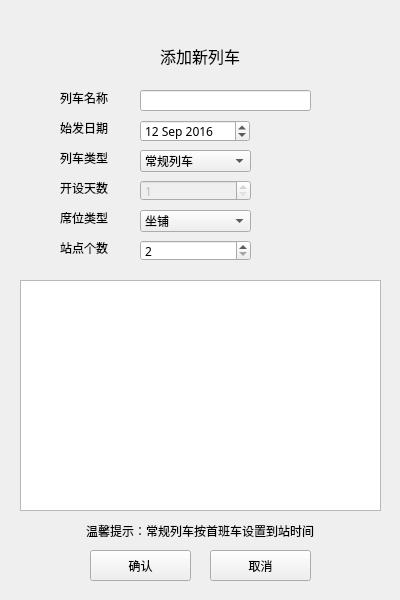
<?xml version="1.0" encoding="UTF-8"?>
<ui version="4.0">
 <class>addTrain</class>
 <widget class="QWidget" name="addTrain">
  <property name="geometry">
   <rect>
    <x>0</x>
    <y>0</y>
    <width>400</width>
    <height>600</height>
   </rect>
  </property>
  <property name="font">
   <font>
    <family>微软雅黑</family>
   </font>
  </property>
  <property name="windowTitle">
   <string>12306++铁路票务系统</string>
  </property>
  <widget class="QLabel" name="label">
   <property name="geometry">
    <rect>
     <x>60</x>
     <y>90</y>
     <width>72</width>
     <height>15</height>
    </rect>
   </property>
   <property name="text">
    <string>列车名称</string>
   </property>
  </widget>
  <widget class="QLineEdit" name="lTrainName">
   <property name="geometry">
    <rect>
     <x>140</x>
     <y>90</y>
     <width>171</width>
     <height>21</height>
    </rect>
   </property>
  </widget>
  <widget class="QLabel" name="label_2">
   <property name="geometry">
    <rect>
     <x>100</x>
     <y>40</y>
     <width>200</width>
     <height>31</height>
    </rect>
   </property>
   <property name="font">
    <font>
     <pointsize>12</pointsize>
    </font>
   </property>
   <property name="text">
    <string>添加新列车</string>
   </property>
   <property name="alignment">
    <set>Qt::AlignCenter</set>
   </property>
  </widget>
  <widget class="QDateEdit" name="dStartDate">
   <property name="geometry">
    <rect>
     <x>140</x>
     <y>120</y>
     <width>110</width>
     <height>22</height>
    </rect>
   </property>
   <property name="dateTime">
    <datetime>
     <hour>0</hour>
     <minute>0</minute>
     <second>0</second>
     <year>2016</year>
     <month>9</month>
     <day>12</day>
    </datetime>
   </property>
  </widget>
  <widget class="QLabel" name="label_3">
   <property name="geometry">
    <rect>
     <x>60</x>
     <y>120</y>
     <width>72</width>
     <height>15</height>
    </rect>
   </property>
   <property name="text">
    <string>始发日期</string>
   </property>
  </widget>
  <widget class="QLabel" name="label_4">
   <property name="geometry">
    <rect>
     <x>60</x>
     <y>240</y>
     <width>72</width>
     <height>15</height>
    </rect>
   </property>
   <property name="text">
    <string>站点个数</string>
   </property>
  </widget>
  <widget class="QSpinBox" name="sStationCnt">
   <property name="geometry">
    <rect>
     <x>140</x>
     <y>240</y>
     <width>111</width>
     <height>21</height>
    </rect>
   </property>
   <property name="minimum">
    <number>2</number>
   </property>
   <property name="maximum">
    <number>20</number>
   </property>
  </widget>
  <widget class="QTableWidget" name="stationTable">
   <property name="geometry">
    <rect>
     <x>20</x>
     <y>280</y>
     <width>361</width>
     <height>231</height>
    </rect>
   </property>
   <property name="editTriggers">
    <set>QAbstractItemView::AllEditTriggers</set>
   </property>
   <attribute name="horizontalHeaderStretchLastSection">
    <bool>true</bool>
   </attribute>
  </widget>
  <widget class="QPushButton" name="bSubmit">
   <property name="geometry">
    <rect>
     <x>90</x>
     <y>550</y>
     <width>101</width>
     <height>31</height>
    </rect>
   </property>
   <property name="text">
    <string>确认</string>
   </property>
  </widget>
  <widget class="QPushButton" name="bCancel">
   <property name="geometry">
    <rect>
     <x>210</x>
     <y>550</y>
     <width>101</width>
     <height>31</height>
    </rect>
   </property>
   <property name="text">
    <string>取消</string>
   </property>
  </widget>
  <widget class="QLabel" name="label_5">
   <property name="geometry">
    <rect>
     <x>60</x>
     <y>150</y>
     <width>72</width>
     <height>15</height>
    </rect>
   </property>
   <property name="text">
    <string>列车类型</string>
   </property>
  </widget>
  <widget class="QComboBox" name="cTrType">
   <property name="geometry">
    <rect>
     <x>140</x>
     <y>150</y>
     <width>111</width>
     <height>22</height>
    </rect>
   </property>
   <item>
    <property name="text">
     <string>常规列车</string>
    </property>
   </item>
   <item>
    <property name="text">
     <string>临时列车</string>
    </property>
   </item>
  </widget>
  <widget class="QLabel" name="label_6">
   <property name="geometry">
    <rect>
     <x>50</x>
     <y>520</y>
     <width>300</width>
     <height>21</height>
    </rect>
   </property>
   <property name="text">
    <string>温馨提示：常规列车按首班车设置到站时间</string>
   </property>
   <property name="alignment">
    <set>Qt::AlignCenter</set>
   </property>
  </widget>
  <widget class="QLabel" name="label_7">
   <property name="geometry">
    <rect>
     <x>60</x>
     <y>210</y>
     <width>72</width>
     <height>15</height>
    </rect>
   </property>
   <property name="text">
    <string>席位类型</string>
   </property>
  </widget>
  <widget class="QComboBox" name="cSeatType">
   <property name="geometry">
    <rect>
     <x>140</x>
     <y>210</y>
     <width>111</width>
     <height>22</height>
    </rect>
   </property>
   <item>
    <property name="text">
     <string>坐铺</string>
    </property>
   </item>
   <item>
    <property name="text">
     <string>卧铺</string>
    </property>
   </item>
  </widget>
  <widget class="QSpinBox" name="sDaysCnt">
   <property name="enabled">
    <bool>false</bool>
   </property>
   <property name="geometry">
    <rect>
     <x>140</x>
     <y>180</y>
     <width>111</width>
     <height>21</height>
    </rect>
   </property>
   <property name="minimum">
    <number>1</number>
   </property>
   <property name="maximum">
    <number>10</number>
   </property>
   <property name="value">
    <number>1</number>
   </property>
  </widget>
  <widget class="QLabel" name="label_8">
   <property name="geometry">
    <rect>
     <x>60</x>
     <y>180</y>
     <width>72</width>
     <height>15</height>
    </rect>
   </property>
   <property name="text">
    <string>开设天数</string>
   </property>
  </widget>
 </widget>
 <resources/>
 <connections/>
</ui>
